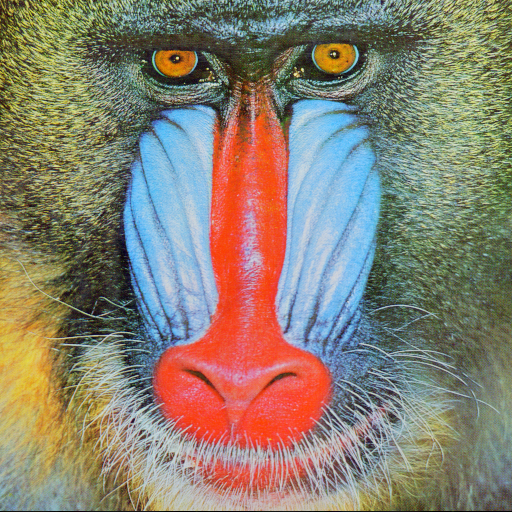
#> input picture HelloImage - OpenCV/baboon.png, 512 x 512 px
$ python HelloPixelsWMatplotlib.py
#> lines starting #> are read from the running program, lines starting #| are printed output that depends on the picture
import numpy as np
import cv2 as cv
# Matpoltlib: se você nãi tiver: pip install matplotlib
import matplotlib.pyplot as plt


# Carregar a imagem
img = cv.imread('baboon.png')
#> img is the input picture: shape (512, 512, 3); mean B, G, R 113.1, 128.9, 137.4
imgResult = img.copy()
imgResult2 = img.copy()

# Exibir atributos da imagem
print("Atributos da imagem", img.shape, "\n")
#| Atributos da imagem (512, 512, 3)

for i in range(img.shape[0]): #percorre linhas
	for j in range(img.shape[1]): #percorre colunas
		media = (img.item(i,j,0) + img.item(i,j,1) + img.item(i,j,2))/3.0
		imgResult[i, j, 0] = media  # Canal B
		imgResult[i, j, 1] = media  # Canal G
		imgResult[i, j, 2] = media  # Canal R
		media = img.item(i,j,0) * 0.07 + img.item(i,j,1) * 0.71 + img.item(i,j,2) *0.21
		imgResult2[i, j, 0] = media  # Canal B
		imgResult2[i, j, 1] = media  # Canal G
		imgResult2[i, j, 2] = media  # Canal R
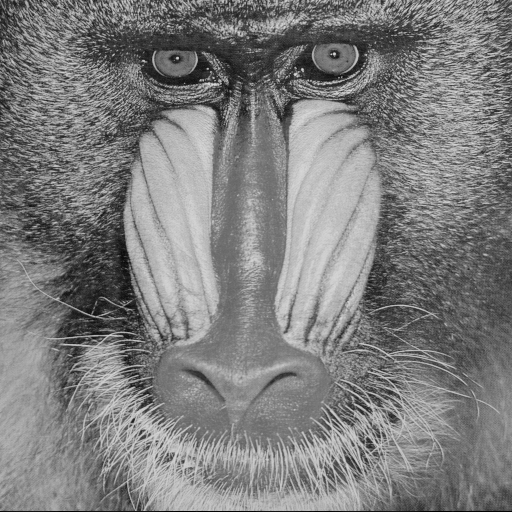
#> imgResult: shape (512, 512, 3); min 0, max 222, mean 126.1
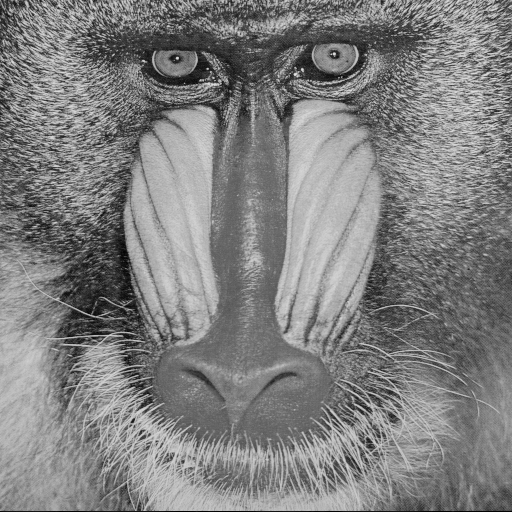
#> imgResult2: shape (512, 512, 3); min 0, max 230, mean 127.8

# Converter imagens para RGB para exibir corretamente com matplotlib
img_rgb = cv.cvtColor(img, cv.COLOR_BGR2RGB)
imgResult_rgb = cv.cvtColor(imgResult, cv.COLOR_BGR2RGB)
imgResult2_rgb = cv.cvtColor(imgResult2, cv.COLOR_BGR2RGB)

# Exibir as três imagens lado a lado com matplotlib
plt.figure(figsize=(15, 5))

plt.subplot(1, 3, 1)
plt.imshow(img_rgb)
plt.title("Imagem Original")
plt.axis("off")

plt.subplot(1, 3, 2)
plt.imshow(imgResult_rgb)
plt.title("Grayscale (Média)")
plt.axis("off")

plt.subplot(1, 3, 3)
plt.imshow(imgResult2_rgb)
plt.title("Grayscale (Ponderado)")
plt.axis("off")

plt.show()
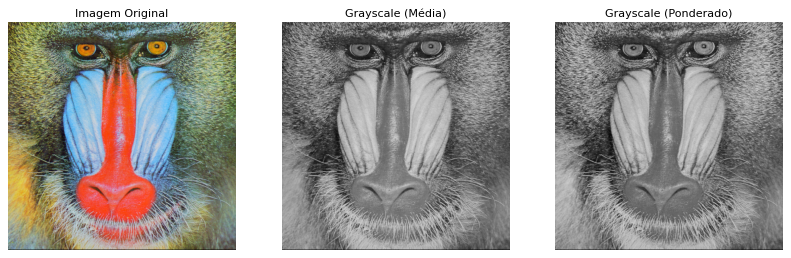
#> figure drawn by matplotlib, 3 panels
#> (the run stopped early here; a loop or call above may not have finished)
